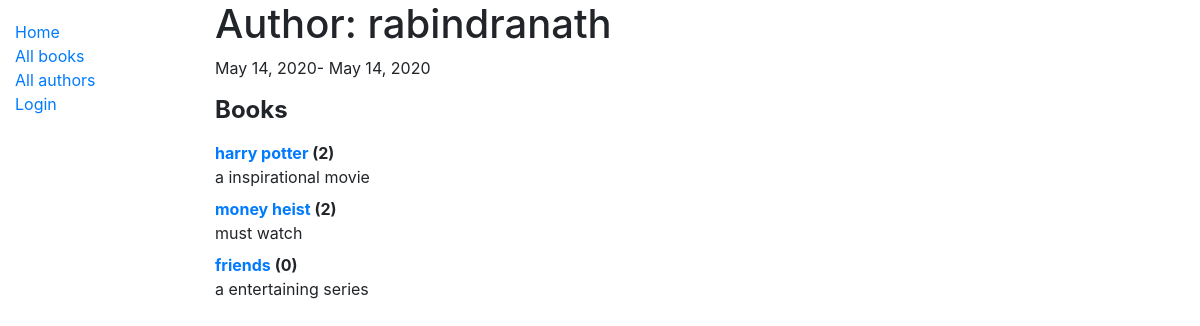
The app's page /catalog/author/1 with its own data.
### catalog/models.py (models this page shows, shortened)
class Author(models.Model):
    first_name=models.CharField(max_length=200)
    last_name=models.CharField(max_length=200)
    date_of_birth=models.DateField(null=True, blank=True)
    date_of_death = models.DateField('Died', null=True, blank=True)
    class Meta:
        ordering = ['last_name', 'first_name']
    objects = models.Manager()

class Books(models.Model):
    title= models.CharField(max_length=200)
    author=models.ForeignKey('Author', on_delete=models.SET_NULL, null=True)
    summary = models.TextField(max_length=1000, help_text='Enter a brief description of the book')
    isbn = models.CharField('ISBN', max_length=13, help_text='13 Character <a href="https://www.isbn-international.org/content/what-isbn">ISBN number</a>')
    genre=models.ManyToManyField('Genre',help_text="Enter a Genre")
    def __str__(self):
        return self.title
    def display_genre(self):
        return ', '.join(genre.name for genre in self.genre.all()[:3])
    display_genre.short_description = 'Genre'
    objects = models.Manager()

### catalog/views.py (the view)
# urls.py: path('author/<int:pk>',views.AuthorDetailView.as_view(),name='author-detail'),
class AuthorDetailView(generic.DetailView):
    model=Author
    template_name='author_detail.html'

### catalog/templates/author_detail.html
{% extends 'base_generic.html' %}
{% block content %}
<h1>Author: {{author.first_name}} {{author.second_name}}</h1>
<p>{{author.date_of_birth}}- {% if author.date_of_death %}{{author.date_of_death}}{% endif %}</p>
<p><h4><strong>Books</strong></h4></p>
<dl>
    {% for book in author.books_set.all %}
      <dt><a href="{% url 'book-detail' book.pk %}">{{book}}</a> ({{book.bookinstance_set.all.count}})</dt>
      <dd>{{book.summary}}</dd>
    {% endfor %}
</dl>
{% endblock %}

### records on screen
Author: first_name "rabindranath", date_of_birth "May 14, 2020", date_of_death "May 14, 2020"
Books: title "harry potter", bookinstance_set.all.count "2", summary "a inspirational movie"
Books: title "money heist", bookinstance_set.all.count "2", summary "must watch"
Books: title "friends", bookinstance_set.all.count "0", summary "a entertaining series"
